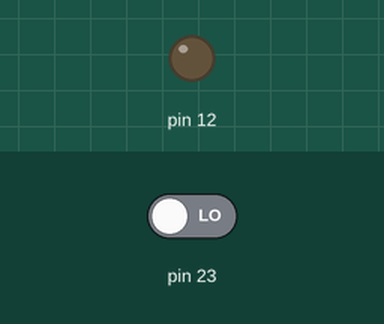
This program was run on a simulated Raspberry Pi (header pin numbers). Shown: output pins drawn as LEDs (lit = HIGH). The test bench sets the inputs (shaded band); at power-on: pin 23 LOW. What the program prints to the terminal is not drawn.

Above: at 1.2 s.
1.3 s: pin 23 driven HIGH
At 2.3 s:
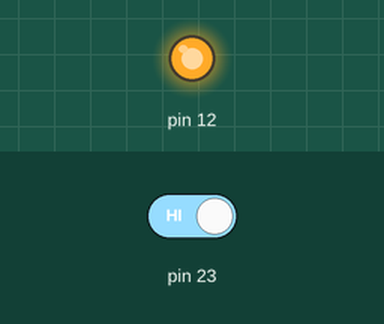
2.8 s: pin 23 driven LOW
At 3.4 s:
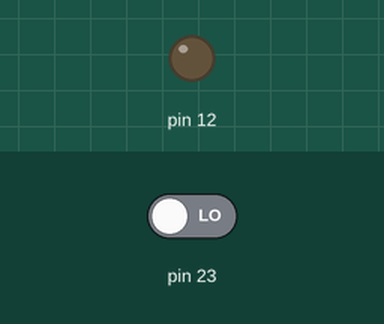
Timing chart, 0 to 5.8 s (numbered marks = the images above; inputs shaded):
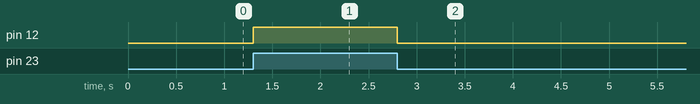

Measured:
- after the input at 1.3 s, pin 12: LOW → HIGH at once
- after the input at 2.8 s, pin 12: HIGH → LOW at once

The program:

pushbutton.py
```python
#!/usr/bin/python
import RPi.GPIO as GPIO
GPIO.setmode(GPIO.BOARD)
GPIO.setup(23, GPIO.IN)
print ("1")
GPIO.setup(12, GPIO.OUT)
print("2")

while True:
     if GPIO.input(23):
         GPIO.output(12, True)
     else:
         GPIO.output(12, False)
```
